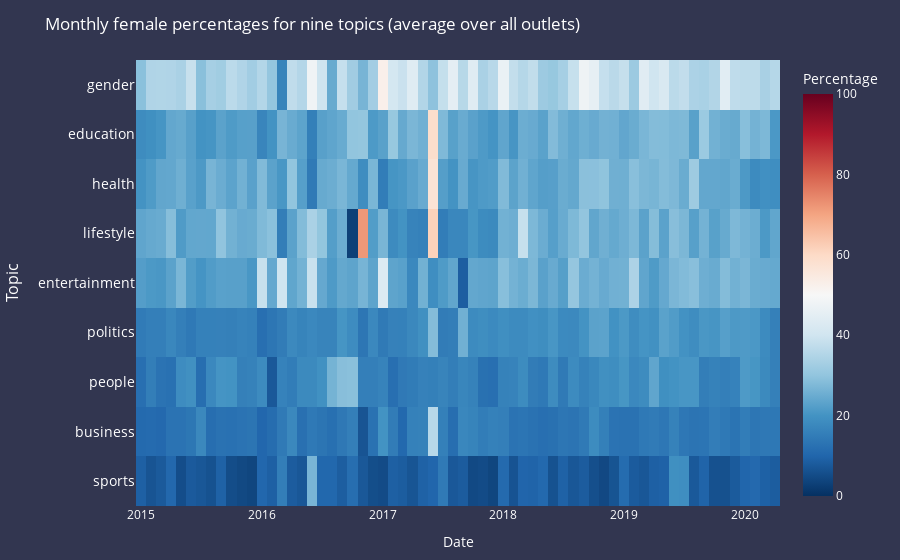

Notebook cell for this chart:
### Markdown cell above
# 3. Do topics reveal potential gender bias? How?
Obviously, the terms used by males and females may have varying levels of exposure under different news topics, therefore looking at the gender ratio of quoted speakers under various topics can help us conduct a more detailed analysis. To extract related quotations from the data, we manually select 9 common news topics and define keywords for each of these topics.

We use the pretrained sentiment classification BERT based model to classify quotations to different sentiments.

### Code cell
# The data are preprocessed by other files, here we just load them and plot them.
data_folder = 'plotly_data'
topic_folder = data_folder + '/topic-sentiment-data'

start, end = 2015, 2020

colors = ['#7fecad', '#4c8dae', '#ffb3a7']
TOPICS = ['gender', 'education', 'health', 'lifestyle', 'entertainment', 'politics', 'people', 'business', 'sports']
TOPICS.reverse()
#
df_topic_num = pd.DataFrame(columns=['Topic', 'Num_Occurrences'])


def get_topic_numOccurrences(df_topic2num=df_topic_num):
    for topic in TOPICS:
        df = pd.read_csv(topic_folder + '/' + topic + '-sentiment.csv')
        Num = df.numOccurrences.sum()
        df_topic2num = df_topic2num.append({'Topic': topic, 'Num_Occurrences': Num}, ignore_index=True)
    return df_topic2num


df_topic_num = get_topic_numOccurrences(df_topic_num)
df_topic_num = df_topic_num.sort_values(by='Num_Occurrences')


#
def preprocess_sentiment_topic(topic):
    df = pd.read_csv(topic_folder + '/' + topic + '-sentiment.csv')
    df_gp = df.groupby(['date', 'gender']).agg({'numOccurrences': 'sum'})
    df_gp_pt = df_gp.groupby(level=0).apply(lambda x: 100 * x / x.sum())
    df_gp_pt = df_gp_pt.rename(columns={'numOccurrences': 'percent'})
    df_gp_pt_reset = df_gp_pt.reset_index()
    df_gp_pt_reset = df_gp_pt_reset[df_gp_pt_reset.gender == 'female']
    df_gp_pt_reset['Topic'] = topic
    return df_gp_pt_reset


all_sentiments_list = []

for topic in TOPICS:
    tmp_df = preprocess_sentiment_topic(topic)
    all_sentiments_list.append(tmp_df)

all_sentiments_df = pd.concat(all_sentiments_list)
all_sentiments_df = all_sentiments_df.rename(columns={'date': 'Date'})
bgc = '#323650'
heatmap_df = pd.crosstab(all_sentiments_df['Topic'], all_sentiments_df['Date'],
                         values=all_sentiments_df.percent, aggfunc='sum'
                         )
heatmap_df = heatmap_df.reindex(TOPICS)
heatmap_fig = px.imshow(heatmap_df, labels=dict(color="Percentage"), zmin=0, zmax=100, color_continuous_scale='RdBu_r',
                        origin='lower', aspect='auto',
                        title='Monthly female percentages for nine topics (average over all outlets)')

heatmap_fig.update_layout(margin=dict(t=60, l=30, r=30, b=40),
                          paper_bgcolor=bgc,
                          yaxis=dict(
                              titlefont_size=16,
                              tickfont_size=14,
                          ),
                          )

heatmap_fig.layout.font.color = '#FFFFFF'
heatmap_fig.show()

### Figure 1 — Plotly figure (JSON) as saved in the notebook; plotly's stock layout.template omitted (floating-point values rounded to 4 significant figures; data arrays with more than 128 entries replaced by an {"elided": "..."} marker saying what was removed)
{"data": [{"coloraxis": "coloraxis", "name": "0", "x": ["2015-01", "2015-02", "2015-03", "2015-04", "2015-05", "2015-06", "2015-07", "2015-08", "2015-09", "2015-10", "2015-11", "2015-12", "2016-01", "2016-02", "2016-03", "2016-04", "2016-05", "2016-06", "2016-07", "2016-08", "2016-09", "2016-10", "2016-11", "2016-12", "2017-01", "2017-02", "2017-03", "2017-04", "2017-05", "2017-06", "2017-07", "2017-08", "2017-09", "2017-10", "2017-11", "2017-12", "2018-01", "2018-02", "2018-03", "2018-04", "2018-05", "2018-06", "2018-07", "2018-08", "2018-09", "2018-10", "2018-11", "2018-12", "2019-01", "2019-02", "2019-03", "2019-04", "2019-05", "2019-06", "2019-07", "2019-08", "2019-09", "2019-10", "2019-11", "2019-12", "2020-01", "2020-02", "2020-03", "2020-04"], "y": ["sports", "business", "people", "politics", "entertainment", "lifestyle", "health", "education", "gender"], "z": {"elided": "9x64 float values"}, "type": "heatmap", "xaxis": "x", "yaxis": "y", "hovertemplate": "Date: %{x}<br>Topic: %{y}<br>Percentage: %{z}<extra></extra>"}], "layout": {"xaxis": {"anchor": "y", "domain": [0.0, 1.0], "title": {"text": "Date"}}, "yaxis": {"anchor": "x", "domain": [0.0, 1.0], "autorange": true, "title": {"text": "Topic", "font": {"size": 16}}, "tickfont": {"size": 14}}, "coloraxis": {"colorbar": {"title": {"text": "Percentage"}}, "colorscale": [[0.0, "rgb(5,48,97)"], [0.1, "rgb(33,102,172)"], [0.2, "rgb(67,147,195)"], [0.3, "rgb(146,197,222)"], [0.4, "rgb(209,229,240)"], [0.5, "rgb(247,247,247)"], [0.6, "rgb(253,219,199)"], [0.7, "rgb(244,165,130)"], [0.8, "rgb(214,96,77)"], [0.9, "rgb(178,24,43)"], [1.0, "rgb(103,0,31)"]], "cmin": 0, "cmax": 100}, "title": {"text": "Monthly female percentages for nine topics (average over all outlets)"}, "margin": {"t": 60, "l": 30, "r": 30, "b": 40}, "paper_bgcolor": "#323650", "font": {"color": "#FFFFFF"}}}
